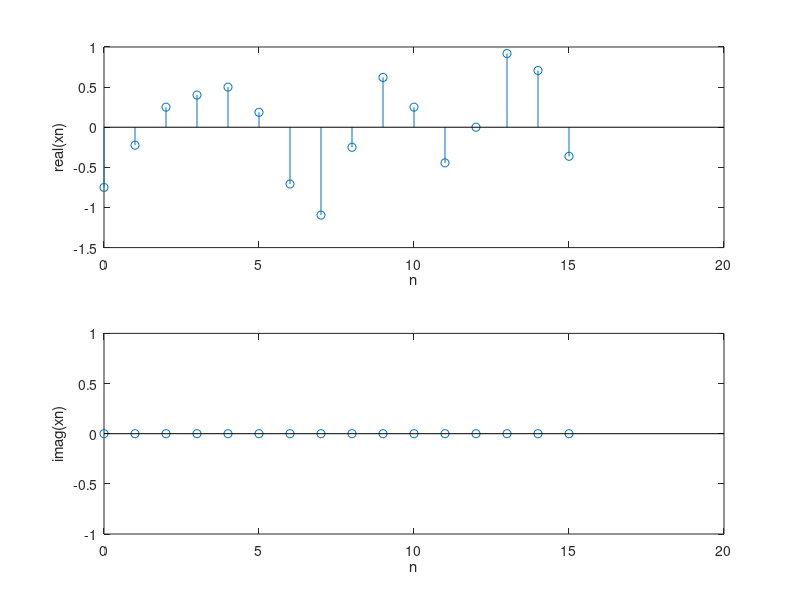

MATLAB code to generate this figure:
clc,clear,close all
format compact
N=16;
n=0:1:N-1;
k=0:1:7;
XK_in=[1+1i,-3-1i,-3+3*1i,-1-3*1i];
XKf=conj(fliplr(XK_in)); 
Xk=[0,XK_in,0,0,0,0,0,0,0,XKf];
xn =ifft(Xk,16)

subplot(211)
stem(n,real(xn));
xlabel('n');
ylabel('real(xn)');
subplot(212)
stem(n,imag(xn));
xlabel('n');
ylabel('imag(xn)');
